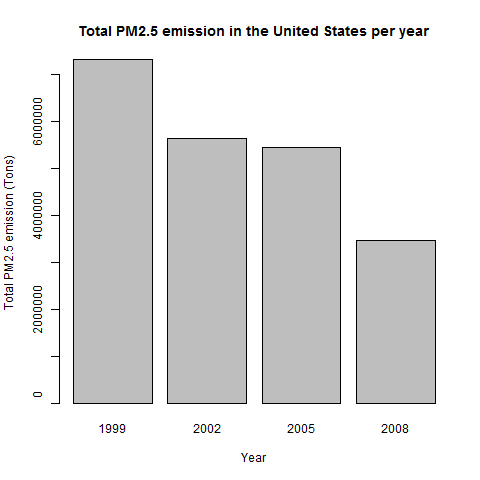

Write R code to recreate this figure.
##
##Have total emissions from PM2.5 decreased in the United States from 1999 to 2008? 
##Using the base plotting system, make a plot showing the total PM2.5 emission from all sources 
##for each of the years 1999, 2002, 2005, and 2008
##
question1 <- function(NEI){
  ds <- tapply(NEI$Emissions, NEI$year, sum, rm.na=TRUE)  
  
  png("plot1.png")
  barplot(height=ds, yaxt="n")
  axis(2, axTicks(2), format(axTicks(2), scientific = F))
  title(main="Total PM2.5 emission in the United States per year", xlab="Year", ylab="Total PM2.5 emission (Tons)")
  dev.off()
}



